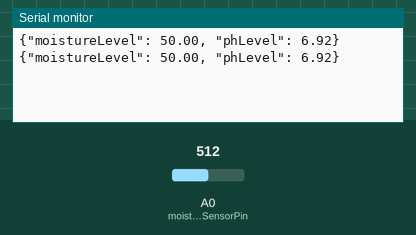
Simulated run of this sketch. Board: Arduino Uno, built with avr-gcc and run on an emulated ATmega328P. Parts: the last lines printed to the serial monitor. Inputs (shaded band) come from the test bench; at power-on: A0 (moistureSensorPin) = 512.

Above: at 2.8 s.
2.9 s: A0 (moistureSensorPin) set to 716
At 4.4 s:
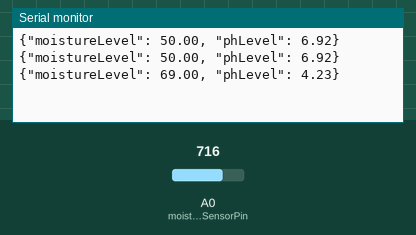
5.6 s: A0 (moistureSensorPin) set to 900
At 7.2 s:
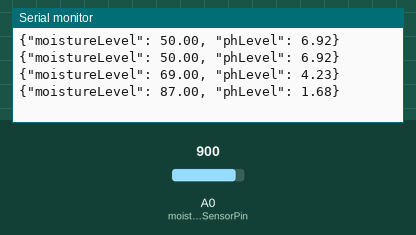
Timing chart, 0 to 8.7 s (numbered marks = the images above; inputs shaded):
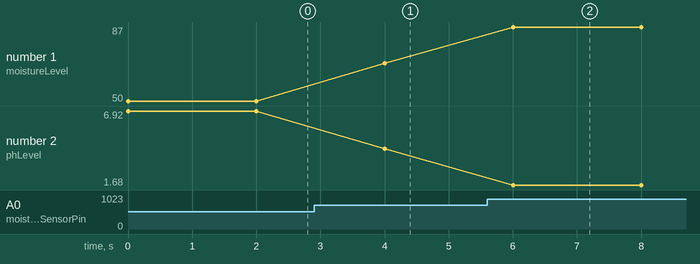

Measured:
- after the input at 2.9 s, the serial monitor: prints a new line after 1.1 s (image 1)
- after the input at 5.6 s, the serial monitor: prints a new line after 0.40 s (image 2)
- plotted number 1: 50 → 69 after the input at 2.9 s, 69 → 87 after the input at 5.6 s
- plotted number 2: 6.92 → 4.23 after the input at 2.9 s, 4.23 → 1.68 after the input at 5.6 s

The sketch:

sketchcode.ino
```cpp
// Define pin numbers
const int moistureSensorPin = A0; // Moisture sensor connected to A0
const int phSensorPin = A1;       // pH sensor connected to A1

void setup() {
    Serial.begin(9600); // Initialize Serial communication at 9600 bps
}

void loop() {
    // Read sensor values
    int moistureValue = analogRead(moistureSensorPin);
    // int phValue = analogRead(phSensorPin); // Unused, can be removed

    // Convert moisture reading (0-1023) to percentage (0-100)
    float moisturePercentage = map(moistureValue, 0, 1023, 0, 100);

    // Initialize phLevel variable
    float phLevel;

    // Determine pH level based on moisture percentage
    if (moisturePercentage >= 98.9) {
        phLevel = 7; // If moisture is high, set pH to 7
    } else if (moisturePercentage < 0) {
        phLevel = 14; // Set pH to 14 for extreme low moisture (this case may not occur)
    } else {
        phLevel = 14 - (14 * moisturePercentage / 98.9); // Calculate pH based on moisture
    }

    // Send formatted data to Serial Monitor in JSON structure
    Serial.print(F("{\"moistureLevel\": "));
    Serial.print(moisturePercentage, 2);  // Print with 2 decimal precision
    Serial.print(F(", \"phLevel\": "));
    Serial.print(phLevel, 2);              // Print with 2 decimal precision
    Serial.println(F("}"));

    delay(2000); // Delay 2 seconds before the next reading
}
```
